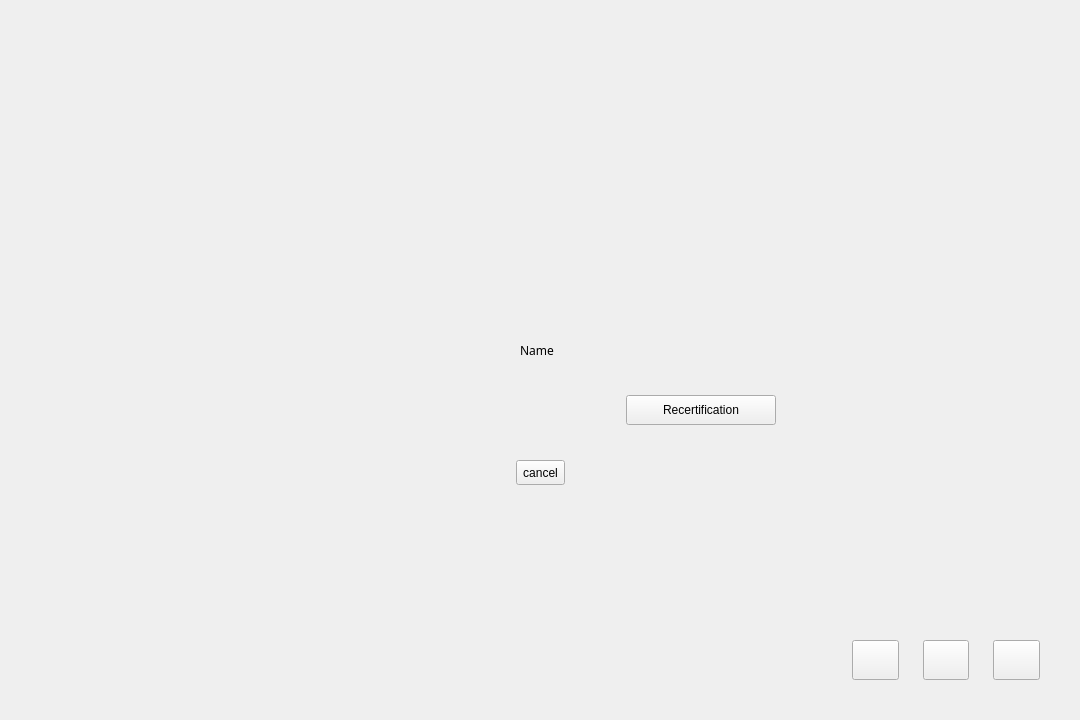
<?xml version="1.0" encoding="UTF-8"?>
<ui version="4.0">
 <class>ScreenSaverDialog</class>
 <widget class="QWidget" name="ScreenSaverDialog">
  <property name="geometry">
   <rect>
    <x>0</x>
    <y>0</y>
    <width>1080</width>
    <height>720</height>
   </rect>
  </property>
  <property name="sizePolicy">
   <sizepolicy hsizetype="Preferred" vsizetype="Preferred">
    <horstretch>0</horstretch>
    <verstretch>0</verstretch>
   </sizepolicy>
  </property>
  <property name="windowTitle">
   <string>Form</string>
  </property>
  <property name="styleSheet">
   <string notr="true">QWidget#GreeterWindow{
	#background-color:#202020;
	background-color:white;
}</string>
  </property>
  <layout class="QHBoxLayout" name="horizontalLayout" stretch="1,2,1">
   <property name="spacing">
    <number>0</number>
   </property>
   <property name="sizeConstraint">
    <enum>QLayout::SetNoConstraint</enum>
   </property>
   <property name="leftMargin">
    <number>40</number>
   </property>
   <property name="topMargin">
    <number>40</number>
   </property>
   <property name="rightMargin">
    <number>40</number>
   </property>
   <property name="bottomMargin">
    <number>40</number>
   </property>
   <item>
    <layout class="QVBoxLayout" name="leftV" stretch="0,0">
     <property name="spacing">
      <number>0</number>
     </property>
     <property name="sizeConstraint">
      <enum>QLayout::SetMinAndMaxSize</enum>
     </property>
     <property name="topMargin">
      <number>0</number>
     </property>
     <item>
      <spacer name="verticalSpacer">
       <property name="orientation">
        <enum>Qt::Vertical</enum>
       </property>
       <property name="sizeType">
        <enum>QSizePolicy::Expanding</enum>
       </property>
       <property name="sizeHint" stdset="0">
        <size>
         <width>20</width>
         <height>40</height>
        </size>
       </property>
      </spacer>
     </item>
     <item>
      <widget class="QWidget" name="JustForSpace" native="true">
       <property name="sizePolicy">
        <sizepolicy hsizetype="Preferred" vsizetype="Fixed">
         <horstretch>0</horstretch>
         <verstretch>0</verstretch>
        </sizepolicy>
       </property>
       <property name="minimumSize">
        <size>
         <width>114</width>
         <height>0</height>
        </size>
       </property>
       <property name="maximumSize">
        <size>
         <width>228</width>
         <height>0</height>
        </size>
       </property>
      </widget>
     </item>
    </layout>
   </item>
   <item>
    <widget class="QWidget" name="centerV" native="true">
     <property name="sizePolicy">
      <sizepolicy hsizetype="Expanding" vsizetype="Expanding">
       <horstretch>0</horstretch>
       <verstretch>0</verstretch>
      </sizepolicy>
     </property>
     <layout class="QVBoxLayout" name="verticalLayout_2" stretch="6,11,4,1">
      <property name="spacing">
       <number>0</number>
      </property>
      <property name="topMargin">
       <number>1</number>
      </property>
      <property name="bottomMargin">
       <number>1</number>
      </property>
      <item>
       <spacer name="verticalSpacer_2">
        <property name="orientation">
         <enum>Qt::Vertical</enum>
        </property>
        <property name="sizeType">
         <enum>QSizePolicy::Preferred</enum>
        </property>
        <property name="sizeHint" stdset="0">
         <size>
          <width>20</width>
          <height>40</height>
         </size>
        </property>
       </spacer>
      </item>
      <item>
       <widget class="QWidget" name="center" native="true">
        <property name="sizePolicy">
         <sizepolicy hsizetype="Expanding" vsizetype="Expanding">
          <horstretch>0</horstretch>
          <verstretch>0</verstretch>
         </sizepolicy>
        </property>
        <layout class="QVBoxLayout" name="verticalLayout_4" stretch="8,1,1,1,5">
         <property name="spacing">
          <number>0</number>
         </property>
         <property name="sizeConstraint">
          <enum>QLayout::SetDefaultConstraint</enum>
         </property>
         <property name="leftMargin">
          <number>0</number>
         </property>
         <property name="topMargin">
          <number>0</number>
         </property>
         <property name="rightMargin">
          <number>0</number>
         </property>
         <property name="bottomMargin">
          <number>0</number>
         </property>
         <item>
          <widget class="QWidget" name="horizontalWidget_3" native="true">
           <property name="sizePolicy">
            <sizepolicy hsizetype="Expanding" vsizetype="Expanding">
             <horstretch>0</horstretch>
             <verstretch>0</verstretch>
            </sizepolicy>
           </property>
           <property name="minimumSize">
            <size>
             <width>0</width>
             <height>0</height>
            </size>
           </property>
           <property name="maximumSize">
            <size>
             <width>16777215</width>
             <height>16777215</height>
            </size>
           </property>
           <layout class="QHBoxLayout" name="horizontalLayout_3" stretch="0,5,0,0,0">
            <property name="spacing">
             <number>0</number>
            </property>
            <property name="sizeConstraint">
             <enum>QLayout::SetMaximumSize</enum>
            </property>
            <property name="leftMargin">
             <number>0</number>
            </property>
            <property name="topMargin">
             <number>0</number>
            </property>
            <property name="rightMargin">
             <number>0</number>
            </property>
            <property name="bottomMargin">
             <number>10</number>
            </property>
            <item>
             <spacer name="horizontalSpacer">
              <property name="orientation">
               <enum>Qt::Horizontal</enum>
              </property>
              <property name="sizeType">
               <enum>QSizePolicy::Preferred</enum>
              </property>
              <property name="sizeHint" stdset="0">
               <size>
                <width>40</width>
                <height>20</height>
               </size>
              </property>
             </spacer>
            </item>
            <item>
             <widget class="UserAvatar" name="loginAvatar" native="true">
              <property name="sizePolicy">
               <sizepolicy hsizetype="Expanding" vsizetype="Expanding">
                <horstretch>0</horstretch>
                <verstretch>0</verstretch>
               </sizepolicy>
              </property>
              <property name="minimumSize">
               <size>
                <width>100</width>
                <height>100</height>
               </size>
              </property>
              <property name="maximumSize">
               <size>
                <width>180</width>
                <height>180</height>
               </size>
              </property>
              <property name="styleSheet">
               <string notr="true"/>
              </property>
             </widget>
            </item>
            <item>
             <widget class="FingerAuthAvatar" name="fingerAvatar" native="true">
              <property name="sizePolicy">
               <sizepolicy hsizetype="Expanding" vsizetype="Expanding">
                <horstretch>0</horstretch>
                <verstretch>0</verstretch>
               </sizepolicy>
              </property>
              <property name="minimumSize">
               <size>
                <width>100</width>
                <height>100</height>
               </size>
              </property>
              <property name="maximumSize">
               <size>
                <width>180</width>
                <height>180</height>
               </size>
              </property>
             </widget>
            </item>
            <item>
             <widget class="FaceAuthAvatar" name="faceAvatar" native="true">
              <property name="sizePolicy">
               <sizepolicy hsizetype="Expanding" vsizetype="Expanding">
                <horstretch>0</horstretch>
                <verstretch>0</verstretch>
               </sizepolicy>
              </property>
              <property name="minimumSize">
               <size>
                <width>100</width>
                <height>100</height>
               </size>
              </property>
              <property name="maximumSize">
               <size>
                <width>180</width>
                <height>180</height>
               </size>
              </property>
             </widget>
            </item>
            <item>
             <spacer name="horizontalSpacer_2">
              <property name="orientation">
               <enum>Qt::Horizontal</enum>
              </property>
              <property name="sizeType">
               <enum>QSizePolicy::Preferred</enum>
              </property>
              <property name="sizeHint" stdset="0">
               <size>
                <width>40</width>
                <height>20</height>
               </size>
              </property>
             </spacer>
            </item>
           </layout>
          </widget>
         </item>
         <item>
          <widget class="QWidget" name="horizontalWidget" native="true">
           <property name="sizePolicy">
            <sizepolicy hsizetype="Preferred" vsizetype="Preferred">
             <horstretch>0</horstretch>
             <verstretch>0</verstretch>
            </sizepolicy>
           </property>
           <layout class="QHBoxLayout" name="horizontalLayout_4">
            <property name="leftMargin">
             <number>0</number>
            </property>
            <property name="topMargin">
             <number>0</number>
            </property>
            <property name="rightMargin">
             <number>0</number>
            </property>
            <property name="bottomMargin">
             <number>18</number>
            </property>
            <item>
             <spacer name="horizontalSpacer_4">
              <property name="orientation">
               <enum>Qt::Horizontal</enum>
              </property>
              <property name="sizeHint" stdset="0">
               <size>
                <width>40</width>
                <height>20</height>
               </size>
              </property>
             </spacer>
            </item>
            <item>
             <widget class="ShadowLabel" name="label_userName">
              <property name="sizePolicy">
               <sizepolicy hsizetype="Preferred" vsizetype="Preferred">
                <horstretch>0</horstretch>
                <verstretch>0</verstretch>
               </sizepolicy>
              </property>
              <property name="baseSize">
               <size>
                <width>0</width>
                <height>0</height>
               </size>
              </property>
              <property name="font">
               <font>
                <family>Noto Sans CJK SC Light</family>
               </font>
              </property>
              <property name="styleSheet">
               <string notr="true"/>
              </property>
              <property name="text">
               <string>Name</string>
              </property>
              <property name="alignment">
               <set>Qt::AlignCenter</set>
              </property>
             </widget>
            </item>
            <item>
             <widget class="QWidget" name="JustForSpace_2" native="true">
              <property name="sizePolicy">
               <sizepolicy hsizetype="Fixed" vsizetype="Fixed">
                <horstretch>0</horstretch>
                <verstretch>0</verstretch>
               </sizepolicy>
              </property>
              <property name="minimumSize">
               <size>
                <width>0</width>
                <height>54</height>
               </size>
              </property>
             </widget>
            </item>
            <item>
             <spacer name="horizontalSpacer_5">
              <property name="orientation">
               <enum>Qt::Horizontal</enum>
              </property>
              <property name="sizeHint" stdset="0">
               <size>
                <width>40</width>
                <height>20</height>
               </size>
              </property>
             </spacer>
            </item>
           </layout>
          </widget>
         </item>
         <item>
          <widget class="QWidget" name="horizontalWidget_2" native="true">
           <property name="sizePolicy">
            <sizepolicy hsizetype="Expanding" vsizetype="Preferred">
             <horstretch>0</horstretch>
             <verstretch>0</verstretch>
            </sizepolicy>
           </property>
           <property name="minimumSize">
            <size>
             <width>0</width>
             <height>54</height>
            </size>
           </property>
           <property name="maximumSize">
            <size>
             <width>16777215</width>
             <height>60</height>
            </size>
           </property>
           <layout class="QHBoxLayout" name="horizontalLayout_5" stretch="0,0,0,0,0,0">
            <property name="spacing">
             <number>10</number>
            </property>
            <property name="leftMargin">
             <number>0</number>
            </property>
            <property name="topMargin">
             <number>0</number>
            </property>
            <property name="rightMargin">
             <number>0</number>
            </property>
            <property name="bottomMargin">
             <number>24</number>
            </property>
            <item>
             <spacer name="horizontalSpacer_9">
              <property name="orientation">
               <enum>Qt::Horizontal</enum>
              </property>
              <property name="sizeType">
               <enum>QSizePolicy::Expanding</enum>
              </property>
              <property name="sizeHint" stdset="0">
               <size>
                <width>40</width>
                <height>20</height>
               </size>
              </property>
             </spacer>
            </item>
            <item>
             <widget class="QLabel" name="label_JustForSpace">
              <property name="sizePolicy">
               <sizepolicy hsizetype="Fixed" vsizetype="Preferred">
                <horstretch>0</horstretch>
                <verstretch>0</verstretch>
               </sizepolicy>
              </property>
              <property name="minimumSize">
               <size>
                <width>36</width>
                <height>0</height>
               </size>
              </property>
              <property name="text">
               <string/>
              </property>
             </widget>
            </item>
            <item>
             <widget class="PromptEdit" name="promptEdit" native="true">
              <property name="sizePolicy">
               <sizepolicy hsizetype="Expanding" vsizetype="Preferred">
                <horstretch>0</horstretch>
                <verstretch>0</verstretch>
               </sizepolicy>
              </property>
              <property name="minimumSize">
               <size>
                <width>220</width>
                <height>30</height>
               </size>
              </property>
              <property name="maximumSize">
               <size>
                <width>270</width>
                <height>36</height>
               </size>
              </property>
              <property name="styleSheet">
               <string notr="true"/>
              </property>
             </widget>
            </item>
            <item>
             <widget class="QLabel" name="label_capsLock">
              <property name="sizePolicy">
               <sizepolicy hsizetype="Fixed" vsizetype="Fixed">
                <horstretch>0</horstretch>
                <verstretch>0</verstretch>
               </sizepolicy>
              </property>
              <property name="minimumSize">
               <size>
                <width>36</width>
                <height>36</height>
               </size>
              </property>
              <property name="maximumSize">
               <size>
                <width>36</width>
                <height>36</height>
               </size>
              </property>
              <property name="styleSheet">
               <string notr="true"/>
              </property>
              <property name="text">
               <string/>
              </property>
             </widget>
            </item>
            <item>
             <widget class="QPushButton" name="btn_reAuth">
              <property name="minimumSize">
               <size>
                <width>150</width>
                <height>30</height>
               </size>
              </property>
              <property name="maximumSize">
               <size>
                <width>180</width>
                <height>36</height>
               </size>
              </property>
              <property name="text">
               <string>Recertification</string>
              </property>
             </widget>
            </item>
            <item>
             <spacer name="horizontalSpacer_8">
              <property name="orientation">
               <enum>Qt::Horizontal</enum>
              </property>
              <property name="sizeType">
               <enum>QSizePolicy::Expanding</enum>
              </property>
              <property name="sizeHint" stdset="0">
               <size>
                <width>40</width>
                <height>20</height>
               </size>
              </property>
             </spacer>
            </item>
           </layout>
          </widget>
         </item>
         <item>
          <widget class="QWidget" name="widget" native="true">
           <layout class="QHBoxLayout" name="horizontalLayout_7">
            <property name="spacing">
             <number>0</number>
            </property>
            <property name="bottomMargin">
             <number>1</number>
            </property>
            <item>
             <spacer name="horizontalSpacer_6">
              <property name="orientation">
               <enum>Qt::Horizontal</enum>
              </property>
              <property name="sizeHint" stdset="0">
               <size>
                <width>40</width>
                <height>20</height>
               </size>
              </property>
             </spacer>
            </item>
            <item>
             <widget class="QToolButton" name="btn_cancel">
              <property name="sizePolicy">
               <sizepolicy hsizetype="Preferred" vsizetype="Preferred">
                <horstretch>0</horstretch>
                <verstretch>0</verstretch>
               </sizepolicy>
              </property>
              <property name="focusPolicy">
               <enum>Qt::TabFocus</enum>
              </property>
              <property name="styleSheet">
               <string notr="true"/>
              </property>
              <property name="text">
               <string>cancel</string>
              </property>
             </widget>
            </item>
            <item>
             <spacer name="horizontalSpacer_7">
              <property name="orientation">
               <enum>Qt::Horizontal</enum>
              </property>
              <property name="sizeHint" stdset="0">
               <size>
                <width>40</width>
                <height>20</height>
               </size>
              </property>
             </spacer>
            </item>
            <item>
             <widget class="QWidget" name="JustForSpace_3" native="true">
              <property name="sizePolicy">
               <sizepolicy hsizetype="Preferred" vsizetype="Preferred">
                <horstretch>0</horstretch>
                <verstretch>0</verstretch>
               </sizepolicy>
              </property>
              <property name="minimumSize">
               <size>
                <width>0</width>
                <height>25</height>
               </size>
              </property>
              <property name="maximumSize">
               <size>
                <width>0</width>
                <height>25</height>
               </size>
              </property>
             </widget>
            </item>
           </layout>
          </widget>
         </item>
         <item>
          <widget class="QWidget" name="widget" native="true">
           <layout class="QHBoxLayout" name="horizontalLayout_6" stretch="1">
            <property name="spacing">
             <number>0</number>
            </property>
            <property name="topMargin">
             <number>18</number>
            </property>
            <property name="bottomMargin">
             <number>1</number>
            </property>
            <item alignment="Qt::AlignHCenter|Qt::AlignTop">
             <widget class="QLabel" name="label_tips">
              <property name="sizePolicy">
               <sizepolicy hsizetype="Preferred" vsizetype="Preferred">
                <horstretch>0</horstretch>
                <verstretch>0</verstretch>
               </sizepolicy>
              </property>
              <property name="minimumSize">
               <size>
                <width>120</width>
                <height>30</height>
               </size>
              </property>
              <property name="maximumSize">
               <size>
                <width>16777215</width>
                <height>30</height>
               </size>
              </property>
              <property name="font">
               <font>
                <family>Noto Sans CJK SC Light</family>
               </font>
              </property>
              <property name="styleSheet">
               <string notr="true"/>
              </property>
              <property name="text">
               <string/>
              </property>
              <property name="alignment">
               <set>Qt::AlignCenter</set>
              </property>
             </widget>
            </item>
           </layout>
          </widget>
         </item>
        </layout>
       </widget>
      </item>
      <item>
       <spacer name="verticalSpacer_3">
        <property name="orientation">
         <enum>Qt::Vertical</enum>
        </property>
        <property name="sizeType">
         <enum>QSizePolicy::Preferred</enum>
        </property>
        <property name="sizeHint" stdset="0">
         <size>
          <width>20</width>
          <height>40</height>
         </size>
        </property>
       </spacer>
      </item>
      <item alignment="Qt::AlignHCenter|Qt::AlignBottom">
       <widget class="ShadowLabel" name="label_dataAndTime">
        <property name="sizePolicy">
         <sizepolicy hsizetype="Preferred" vsizetype="Preferred">
          <horstretch>0</horstretch>
          <verstretch>0</verstretch>
         </sizepolicy>
        </property>
        <property name="font">
         <font>
          <family>Noto Sans CJK SC Light</family>
          <pointsize>-1</pointsize>
         </font>
        </property>
        <property name="styleSheet">
         <string notr="true">QLabel{
	font-family:&quot;Noto Sans CJK SC Light&quot;;
	font-size:20px;
	color:white;
	border:0px;
}
ShadowLabel{
	qproperty-shadowEnable:true;
	qproperty-shadowColor:rgba(0,0,0,0.1);
	qproperty-shadowOffsetX:2;
	qproperty-shadowOffsetY:2;
}</string>
        </property>
        <property name="text">
         <string/>
        </property>
        <property name="scaledContents">
         <bool>false</bool>
        </property>
        <property name="wordWrap">
         <bool>false</bool>
        </property>
       </widget>
      </item>
     </layout>
    </widget>
   </item>
   <item>
    <layout class="QVBoxLayout" name="rightV">
     <property name="spacing">
      <number>0</number>
     </property>
     <property name="topMargin">
      <number>0</number>
     </property>
     <item>
      <spacer name="verticalSpacer_4">
       <property name="orientation">
        <enum>Qt::Vertical</enum>
       </property>
       <property name="sizeHint" stdset="0">
        <size>
         <width>20</width>
         <height>40</height>
        </size>
       </property>
      </spacer>
     </item>
     <item>
      <widget class="QWidget" name="rightBottom" native="true">
       <property name="sizePolicy">
        <sizepolicy hsizetype="Preferred" vsizetype="Preferred">
         <horstretch>0</horstretch>
         <verstretch>0</verstretch>
        </sizepolicy>
       </property>
       <property name="minimumSize">
        <size>
         <width>114</width>
         <height>40</height>
        </size>
       </property>
       <property name="maximumSize">
        <size>
         <width>228</width>
         <height>40</height>
        </size>
       </property>
       <layout class="QHBoxLayout" name="horizontalLayout_2" stretch="0,1,1,1">
        <property name="spacing">
         <number>24</number>
        </property>
        <property name="leftMargin">
         <number>0</number>
        </property>
        <property name="topMargin">
         <number>0</number>
        </property>
        <property name="rightMargin">
         <number>0</number>
        </property>
        <property name="bottomMargin">
         <number>0</number>
        </property>
        <item>
         <spacer name="horizontalSpacer_3">
          <property name="orientation">
           <enum>Qt::Horizontal</enum>
          </property>
          <property name="sizeHint" stdset="0">
           <size>
            <width>40</width>
            <height>20</height>
           </size>
          </property>
         </spacer>
        </item>
        <item>
         <widget class="QToolButton" name="btn_switchuser">
          <property name="sizePolicy">
           <sizepolicy hsizetype="Expanding" vsizetype="Maximum">
            <horstretch>1</horstretch>
            <verstretch>1</verstretch>
           </sizepolicy>
          </property>
          <property name="minimumSize">
           <size>
            <width>24</width>
            <height>20</height>
           </size>
          </property>
          <property name="maximumSize">
           <size>
            <width>48</width>
            <height>40</height>
           </size>
          </property>
          <property name="sizeIncrement">
           <size>
            <width>0</width>
            <height>0</height>
           </size>
          </property>
          <property name="cursor">
           <cursorShape>PointingHandCursor</cursorShape>
          </property>
          <property name="styleSheet">
           <string notr="true"/>
          </property>
          <property name="text">
           <string/>
          </property>
         </widget>
        </item>
        <item>
         <widget class="QToolButton" name="btn_keyboard">
          <property name="sizePolicy">
           <sizepolicy hsizetype="Maximum" vsizetype="Maximum">
            <horstretch>1</horstretch>
            <verstretch>1</verstretch>
           </sizepolicy>
          </property>
          <property name="minimumSize">
           <size>
            <width>24</width>
            <height>20</height>
           </size>
          </property>
          <property name="maximumSize">
           <size>
            <width>48</width>
            <height>40</height>
           </size>
          </property>
          <property name="cursor">
           <cursorShape>PointingHandCursor</cursorShape>
          </property>
          <property name="styleSheet">
           <string notr="true"/>
          </property>
          <property name="text">
           <string/>
          </property>
         </widget>
        </item>
        <item>
         <widget class="QToolButton" name="btn_power">
          <property name="sizePolicy">
           <sizepolicy hsizetype="Fixed" vsizetype="Fixed">
            <horstretch>1</horstretch>
            <verstretch>1</verstretch>
           </sizepolicy>
          </property>
          <property name="minimumSize">
           <size>
            <width>24</width>
            <height>20</height>
           </size>
          </property>
          <property name="maximumSize">
           <size>
            <width>48</width>
            <height>40</height>
           </size>
          </property>
          <property name="cursor">
           <cursorShape>PointingHandCursor</cursorShape>
          </property>
          <property name="styleSheet">
           <string notr="true"/>
          </property>
          <property name="text">
           <string/>
          </property>
         </widget>
        </item>
       </layout>
      </widget>
     </item>
    </layout>
   </item>
  </layout>
 </widget>
 <layoutdefault spacing="6" margin="11"/>
 <customwidgets>
  <customwidget>
   <class>UserAvatar</class>
   <extends>QWidget</extends>
   <header location="global">user-avatar.h</header>
   <container>1</container>
  </customwidget>
  <customwidget>
   <class>PromptEdit</class>
   <extends>QWidget</extends>
   <header location="global">prompt-edit.h</header>
   <container>1</container>
  </customwidget>
  <customwidget>
   <class>ShadowLabel</class>
   <extends>QLabel</extends>
   <header location="global">shadow-label.h</header>
  </customwidget>
  <customwidget>
   <class>FingerAuthAvatar</class>
   <extends>QWidget</extends>
   <header location="global">finger-auth-avatar.h</header>
   <container>1</container>
  </customwidget>
  <customwidget>
   <class>FaceAuthAvatar</class>
   <extends>QWidget</extends>
   <header location="global">face-auth-avatar.h</header>
   <container>1</container>
  </customwidget>
 </customwidgets>
 <resources/>
 <connections/>
</ui>
